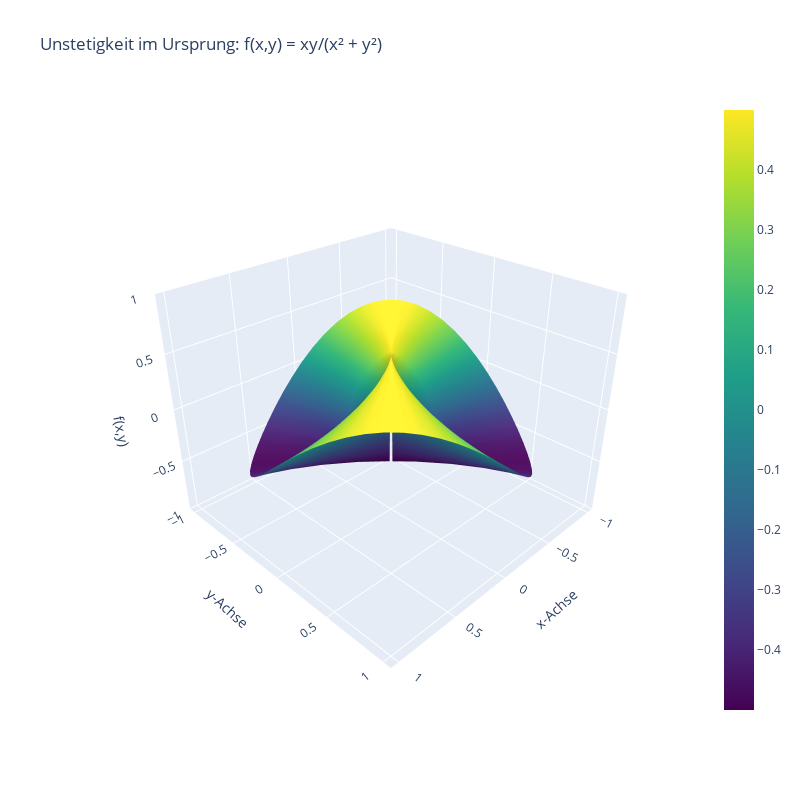

Here is the notebook cell this chart was saved with:
### Code cell
# Alternativ, um die Unstetigkeit besser zu visualisieren, können wir das Gitter auch als
# Polarkoordinaten erstellen, um den Ursprung auszulassen
def create_polar_visualization():
    # Erstelle ein Gitter in Polarkoordinaten, das den Ursprung auslässt
    r = np.linspace(0.01, 1, 50)  # Beginne nicht bei 0, um den Ursprung auszulassen
    phi = np.linspace(0, 2*np.pi, 60)
    r_grid, phi_grid = np.meshgrid(r, phi)

    # Konvertiere zu kartesischen Koordinaten
    X_polar = r_grid * np.cos(phi_grid)
    Y_polar = r_grid * np.sin(phi_grid)

    # Berechne die Funktion
    Z_polar = f(X_polar, Y_polar)

    # Erstelle die Visualisierung
    fig_polar = go.Figure(data=[go.Surface(z=Z_polar, x=X_polar, y=Y_polar, colorscale='viridis')])
    
    fig_polar.update_layout(
        title='Unstetigkeit im Ursprung: f(x,y) = xy/(x² + y²)',
        scene=dict(
            xaxis_title='x-Achse',
            yaxis_title='y-Achse',
            zaxis_title='f(x,y)',
            zaxis=dict(range=[-1, 1]),
            aspectratio=dict(x=1, y=1, z=0.8),
            camera=dict(
                eye=dict(x=1.5, y=1.5, z=1.2)
            )
        ),
        width=800,
        height=800
    )
    
    # Zeige die Figur an
    fig_polar.show()
    
    # Für eine HTML-Datei:
    # fig_polar.write_html("unstetige_funktion_polar_3d.html")

# Optional: Führe auch die Polarkoordinaten-Visualisierung aus
create_polar_visualization()

### Figure 1 — Plotly figure (JSON) as saved in the notebook; plotly's stock layout.template omitted (floating-point values rounded to 4 significant figures; data arrays with more than 128 entries replaced by an {"elided": "..."} marker saying what was removed)
{"data": [{"colorscale": [[0, "#440154"], [0.1111, "#482878"], [0.2222, "#3e4989"], [0.3333, "#31688e"], [0.4444, "#26828e"], [0.5556, "#1f9e89"], [0.6667, "#35b779"], [0.7778, "#6ece58"], [0.8889, "#b5de2b"], [1, "#fde725"]], "type": "surface", "x": {"elided": "60x50 float values"}, "y": {"elided": "60x50 float values"}, "z": {"elided": "60x50 float values"}}], "layout": {"height": 800, "scene": {"aspectratio": {"x": 1, "y": 1, "z": 0.8}, "camera": {"eye": {"x": 1.5, "y": 1.5, "z": 1.2}}, "xaxis": {"title": {"text": "x-Achse"}}, "yaxis": {"title": {"text": "y-Achse"}}, "zaxis": {"range": [-1, 1], "title": {"text": "f(x,y)"}}}, "title": {"text": "Unstetigkeit im Ursprung: f(x,y) = xy/(x² + y²)"}, "width": 800}}
